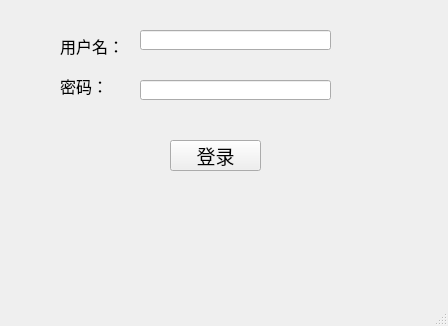
<?xml version="1.0" encoding="UTF-8"?>
<ui version="4.0">
 <class>LiteChat_Login</class>
 <widget class="QMainWindow" name="LiteChat_Login">
  <property name="geometry">
   <rect>
    <x>0</x>
    <y>0</y>
    <width>448</width>
    <height>326</height>
   </rect>
  </property>
  <property name="windowTitle">
   <string>Login</string>
  </property>
  <widget class="QWidget" name="centralwidget">
   <widget class="QPushButton" name="pushButton">
    <property name="geometry">
     <rect>
      <x>170</x>
      <y>140</y>
      <width>91</width>
      <height>31</height>
     </rect>
    </property>
    <property name="font">
     <font>
      <pointsize>14</pointsize>
     </font>
    </property>
    <property name="text">
     <string>登录</string>
    </property>
   </widget>
   <widget class="QLabel" name="label">
    <property name="geometry">
     <rect>
      <x>60</x>
      <y>30</y>
      <width>61</width>
      <height>31</height>
     </rect>
    </property>
    <property name="font">
     <font>
      <pointsize>12</pointsize>
     </font>
    </property>
    <property name="text">
     <string>用户名：</string>
    </property>
   </widget>
   <widget class="QLabel" name="label_2">
    <property name="geometry">
     <rect>
      <x>60</x>
      <y>70</y>
      <width>61</width>
      <height>31</height>
     </rect>
    </property>
    <property name="font">
     <font>
      <pointsize>12</pointsize>
     </font>
    </property>
    <property name="text">
     <string>密码：</string>
    </property>
   </widget>
   <widget class="QLineEdit" name="lineEdit">
    <property name="geometry">
     <rect>
      <x>140</x>
      <y>30</y>
      <width>191</width>
      <height>20</height>
     </rect>
    </property>
   </widget>
   <widget class="QLineEdit" name="lineEdit_2">
    <property name="geometry">
     <rect>
      <x>140</x>
      <y>80</y>
      <width>191</width>
      <height>20</height>
     </rect>
    </property>
   </widget>
  </widget>
  <widget class="QMenuBar" name="menubar">
   <property name="geometry">
    <rect>
     <x>0</x>
     <y>0</y>
     <width>448</width>
     <height>17</height>
    </rect>
   </property>
  </widget>
  <widget class="QStatusBar" name="statusbar"/>
 </widget>
 <resources/>
 <connections/>
</ui>
